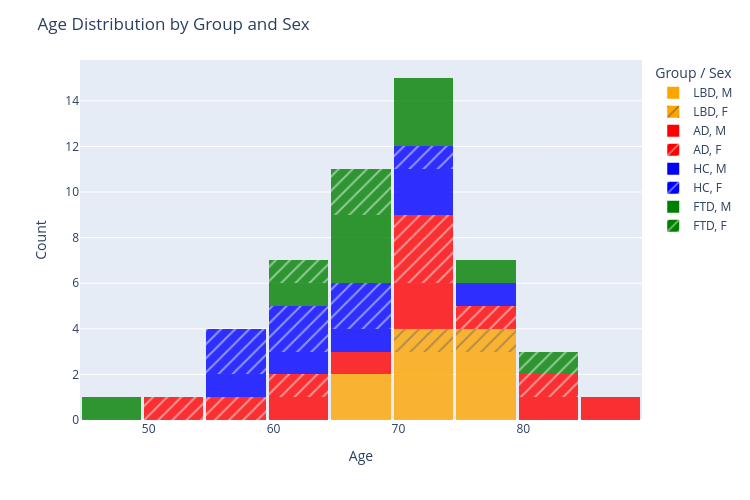

The code cell stored with this chart in its notebook:
### Code cell
#| label: notebook_fig_demographics

# Build histogram
fig = px.histogram(
    df,
    x="age",
    color="group",
    pattern_shape="sex",   # distinguishes male/female inside groups
    barmode="stack",       # stack sex inside group
    opacity=0.8,
    nbins=10,
    color_discrete_map={
    "AD": "red",
    "LBD": "orange",
    "FTD": "green",
    "HC": "blue"
    },
    width=750,
    height=500
)

# Improve layout
fig.update_layout(
    title="Age Distribution by Group and Sex",
    xaxis_title="Age",
    yaxis_title="Count",
    bargap=0.05,
    legend_title="Group / Sex"
)

fig.show()

### Figure 1 — Plotly figure (JSON) as saved in the notebook; plotly's stock layout.template omitted (floating-point values rounded to 4 significant figures)
{"data": [{"bingroup": "x", "hovertemplate": "group=LBD<br>sex=M<br>age=%{x}<br>count=%{y}<extra></extra>", "legendgroup": "LBD, M", "marker": {"color": "orange", "opacity": 0.8, "pattern": {"shape": ""}}, "name": "LBD, M", "nbinsx": 10, "orientation": "v", "showlegend": true, "type": "histogram", "x": [66, 76, 69, 75, 77, 72, 71, 72], "xaxis": "x", "yaxis": "y"}, {"bingroup": "x", "hovertemplate": "group=LBD<br>sex=F<br>age=%{x}<br>count=%{y}<extra></extra>", "legendgroup": "LBD, F", "marker": {"color": "orange", "opacity": 0.8, "pattern": {"shape": "/"}}, "name": "LBD, F", "nbinsx": 10, "orientation": "v", "showlegend": true, "type": "histogram", "x": [77, 74], "xaxis": "x", "yaxis": "y"}, {"bingroup": "x", "hovertemplate": "group=AD<br>sex=M<br>age=%{x}<br>count=%{y}<extra></extra>", "legendgroup": "AD, M", "marker": {"color": "red", "opacity": 0.8, "pattern": {"shape": ""}}, "name": "AD, M", "nbinsx": 10, "orientation": "v", "showlegend": true, "type": "histogram", "x": [72, 69, 86, 72, 82, 63], "xaxis": "x", "yaxis": "y"}, {"bingroup": "x", "hovertemplate": "group=AD<br>sex=F<br>age=%{x}<br>count=%{y}<extra></extra>", "legendgroup": "AD, F", "marker": {"color": "red", "opacity": 0.8, "pattern": {"shape": "/"}}, "name": "AD, F", "nbinsx": 10, "orientation": "v", "showlegend": true, "type": "histogram", "x": [60, 56, 76, 80, 53, 71, 70, 73], "xaxis": "x", "yaxis": "y"}, {"bingroup": "x", "hovertemplate": "group=HC<br>sex=M<br>age=%{x}<br>count=%{y}<extra></extra>", "legendgroup": "HC, M", "marker": {"color": "blue", "opacity": 0.8, "pattern": {"shape": ""}}, "name": "HC, M", "nbinsx": 10, "orientation": "v", "showlegend": true, "type": "histogram", "x": [63, 70, 79, 73, 68, 55], "xaxis": "x", "yaxis": "y"}, {"bingroup": "x", "hovertemplate": "group=HC<br>sex=F<br>age=%{x}<br>count=%{y}<extra></extra>", "legendgroup": "HC, F", "marker": {"color": "blue", "opacity": 0.8, "pattern": {"shape": "/"}}, "name": "HC, F", "nbinsx": 10, "orientation": "v", "showlegend": true, "type": "histogram", "x": [68, 56, 62, 65, 72, 58, 61], "xaxis": "x", "yaxis": "y"}, {"bingroup": "x", "hovertemplate": "group=FTD<br>sex=M<br>age=%{x}<br>count=%{y}<extra></extra>", "legendgroup": "FTD, M", "marker": {"color": "green", "opacity": 0.8, "pattern": {"shape": ""}}, "name": "FTD, M", "nbinsx": 10, "orientation": "v", "showlegend": true, "type": "histogram", "x": [69, 73, 60, 48, 70, 70, 75, 65, 65], "xaxis": "x", "yaxis": "y"}, {"bingroup": "x", "hovertemplate": "group=FTD<br>sex=F<br>age=%{x}<br>count=%{y}<extra></extra>", "legendgroup": "FTD, F", "marker": {"color": "green", "opacity": 0.8, "pattern": {"shape": "/"}}, "name": "FTD, F", "nbinsx": 10, "orientation": "v", "showlegend": true, "type": "histogram", "x": [63, 81, 66, 66], "xaxis": "x", "yaxis": "y"}], "layout": {"bargap": 0.05, "barmode": "stack", "height": 500, "legend": {"title": {"text": "Group / Sex"}, "tracegroupgap": 0}, "margin": {"t": 60}, "title": {"text": "Age Distribution by Group and Sex"}, "width": 750, "xaxis": {"anchor": "y", "domain": [0.0, 1.0], "title": {"text": "Age"}}, "yaxis": {"anchor": "x", "domain": [0.0, 1.0], "title": {"text": "Count"}}}}
